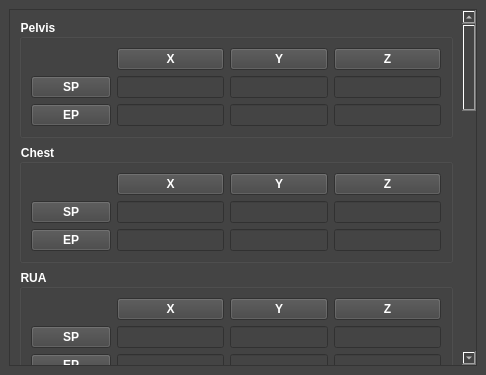
<?xml version="1.0" encoding="UTF-8"?>
<ui version="4.0">
 <class>anatomicalInputs</class>
 <widget class="QMainWindow" name="anatomicalInputs">
  <property name="geometry">
   <rect>
    <x>0</x>
    <y>0</y>
    <width>486</width>
    <height>375</height>
   </rect>
  </property>
  <property name="sizePolicy">
   <sizepolicy hsizetype="Fixed" vsizetype="Preferred">
    <horstretch>0</horstretch>
    <verstretch>0</verstretch>
   </sizepolicy>
  </property>
  <property name="minimumSize">
   <size>
    <width>486</width>
    <height>375</height>
   </size>
  </property>
  <property name="maximumSize">
   <size>
    <width>486</width>
    <height>16777215</height>
   </size>
  </property>
  <property name="font">
   <font>
    <pointsize>9</pointsize>
    <bold>true</bold>
   </font>
  </property>
  <property name="windowTitle">
   <string>Anatomical Inputs</string>
  </property>
  <property name="styleSheet">
   <string notr="true">color: rgb(255, 255, 255);
background-color: rgb(68, 68, 68);</string>
  </property>
  <widget class="QWidget" name="centralwidget">
   <layout class="QGridLayout" name="gridLayout">
    <item row="0" column="0">
     <widget class="QScrollArea" name="scrollArea">
      <property name="sizePolicy">
       <sizepolicy hsizetype="Fixed" vsizetype="Preferred">
        <horstretch>0</horstretch>
        <verstretch>0</verstretch>
       </sizepolicy>
      </property>
      <property name="minimumSize">
       <size>
        <width>468</width>
        <height>0</height>
       </size>
      </property>
      <property name="font">
       <font>
        <pointsize>9</pointsize>
        <bold>true</bold>
       </font>
      </property>
      <property name="widgetResizable">
       <bool>true</bool>
      </property>
      <widget class="QWidget" name="scrollAreaWidgetContents">
       <property name="geometry">
        <rect>
         <x>0</x>
         <y>0</y>
         <width>452</width>
         <height>1407</height>
        </rect>
       </property>
       <layout class="QGridLayout" name="gridLayout_13">
        <item row="2" column="0">
         <widget class="QGroupBox" name="RUA_groupBox">
          <property name="font">
           <font>
            <pointsize>9</pointsize>
            <bold>true</bold>
           </font>
          </property>
          <property name="title">
           <string>RUA</string>
          </property>
          <layout class="QGridLayout" name="gridLayout_4">
           <item row="0" column="1" colspan="2">
            <widget class="QPushButton" name="RUA_X_Button">
             <property name="text">
              <string>X</string>
             </property>
            </widget>
           </item>
           <item row="0" column="3" colspan="3">
            <widget class="QPushButton" name="RUA_Y_Button">
             <property name="text">
              <string>Y</string>
             </property>
            </widget>
           </item>
           <item row="1" column="0">
            <widget class="QPushButton" name="RUA_SP_Button">
             <property name="text">
              <string>SP</string>
             </property>
            </widget>
           </item>
           <item row="1" column="1" colspan="2">
            <widget class="QLineEdit" name="RUA_sp_x"/>
           </item>
           <item row="1" column="3" colspan="3">
            <widget class="QLineEdit" name="RUA_sp_y"/>
           </item>
           <item row="1" column="6" colspan="2">
            <widget class="QLineEdit" name="RUA_sp_z"/>
           </item>
           <item row="0" column="6" colspan="2">
            <widget class="QPushButton" name="RUA_Z_Button">
             <property name="text">
              <string>Z</string>
             </property>
            </widget>
           </item>
           <item row="2" column="0">
            <widget class="QPushButton" name="RUA_EP_Button">
             <property name="text">
              <string>EP</string>
             </property>
            </widget>
           </item>
           <item row="2" column="1" colspan="2">
            <widget class="QLineEdit" name="RUA_ep_x"/>
           </item>
           <item row="2" column="3" colspan="3">
            <widget class="QLineEdit" name="RUA_ep_y"/>
           </item>
           <item row="2" column="6" colspan="2">
            <widget class="QLineEdit" name="RUA_ep_z"/>
           </item>
          </layout>
         </widget>
        </item>
        <item row="5" column="0">
         <widget class="QGroupBox" name="LLA_groupBox">
          <property name="font">
           <font>
            <pointsize>9</pointsize>
            <bold>true</bold>
           </font>
          </property>
          <property name="title">
           <string>LLA</string>
          </property>
          <layout class="QGridLayout" name="gridLayout_7">
           <item row="0" column="1" colspan="2">
            <widget class="QPushButton" name="LLA_X_Button">
             <property name="text">
              <string>X</string>
             </property>
            </widget>
           </item>
           <item row="0" column="3" colspan="3">
            <widget class="QPushButton" name="LLA_Y_Button">
             <property name="text">
              <string>Y</string>
             </property>
            </widget>
           </item>
           <item row="1" column="0">
            <widget class="QPushButton" name="LLA_SP_Button">
             <property name="text">
              <string>SP</string>
             </property>
            </widget>
           </item>
           <item row="1" column="1" colspan="2">
            <widget class="QLineEdit" name="LLA_sp_x"/>
           </item>
           <item row="1" column="3" colspan="3">
            <widget class="QLineEdit" name="LLA_sp_y"/>
           </item>
           <item row="1" column="6" colspan="2">
            <widget class="QLineEdit" name="LLA_sp_z"/>
           </item>
           <item row="0" column="6" colspan="2">
            <widget class="QPushButton" name="LLA_Z_Button">
             <property name="text">
              <string>Z</string>
             </property>
            </widget>
           </item>
           <item row="2" column="0">
            <widget class="QPushButton" name="LLA_EP_Button">
             <property name="text">
              <string>EP</string>
             </property>
            </widget>
           </item>
           <item row="2" column="1" colspan="2">
            <widget class="QLineEdit" name="LLA_ep_x"/>
           </item>
           <item row="2" column="3" colspan="3">
            <widget class="QLineEdit" name="LLA_ep_y"/>
           </item>
           <item row="2" column="6" colspan="2">
            <widget class="QLineEdit" name="LLA_ep_z"/>
           </item>
          </layout>
         </widget>
        </item>
        <item row="8" column="0">
         <widget class="QGroupBox" name="LUL_groupBox">
          <property name="font">
           <font>
            <pointsize>9</pointsize>
            <bold>true</bold>
           </font>
          </property>
          <property name="title">
           <string>LUL</string>
          </property>
          <layout class="QGridLayout" name="gridLayout_10">
           <item row="0" column="1" colspan="2">
            <widget class="QPushButton" name="LUL_X_Button">
             <property name="text">
              <string>X</string>
             </property>
            </widget>
           </item>
           <item row="0" column="3" colspan="3">
            <widget class="QPushButton" name="LUL_Y_Button">
             <property name="text">
              <string>Y</string>
             </property>
            </widget>
           </item>
           <item row="1" column="0">
            <widget class="QPushButton" name="LUL_SP_Button">
             <property name="text">
              <string>SP</string>
             </property>
            </widget>
           </item>
           <item row="1" column="1" colspan="2">
            <widget class="QLineEdit" name="LUL_sp_x"/>
           </item>
           <item row="1" column="3" colspan="3">
            <widget class="QLineEdit" name="LUL_sp_y"/>
           </item>
           <item row="1" column="6" colspan="2">
            <widget class="QLineEdit" name="LUL_sp_z"/>
           </item>
           <item row="0" column="6" colspan="2">
            <widget class="QPushButton" name="LUL_Z_Button">
             <property name="text">
              <string>Z</string>
             </property>
            </widget>
           </item>
           <item row="2" column="0">
            <widget class="QPushButton" name="LUL_EP_Button">
             <property name="text">
              <string>EP</string>
             </property>
            </widget>
           </item>
           <item row="2" column="1" colspan="2">
            <widget class="QLineEdit" name="LUL_ep_x"/>
           </item>
           <item row="2" column="3" colspan="3">
            <widget class="QLineEdit" name="LUL_ep_y"/>
           </item>
           <item row="2" column="6" colspan="2">
            <widget class="QLineEdit" name="LUL_ep_z"/>
           </item>
          </layout>
         </widget>
        </item>
        <item row="4" column="0">
         <widget class="QGroupBox" name="LUA_groupBox">
          <property name="font">
           <font>
            <pointsize>9</pointsize>
            <bold>true</bold>
           </font>
          </property>
          <property name="title">
           <string>LUA</string>
          </property>
          <layout class="QGridLayout" name="gridLayout_6">
           <item row="0" column="1" colspan="2">
            <widget class="QPushButton" name="LUA_X_Button">
             <property name="text">
              <string>X</string>
             </property>
            </widget>
           </item>
           <item row="0" column="3" colspan="3">
            <widget class="QPushButton" name="LUA_Y_Button">
             <property name="text">
              <string>Y</string>
             </property>
            </widget>
           </item>
           <item row="1" column="0">
            <widget class="QPushButton" name="LUA_SP_Button">
             <property name="text">
              <string>SP</string>
             </property>
            </widget>
           </item>
           <item row="1" column="1" colspan="2">
            <widget class="QLineEdit" name="LUA_sp_x"/>
           </item>
           <item row="1" column="3" colspan="3">
            <widget class="QLineEdit" name="LUA_sp_y"/>
           </item>
           <item row="1" column="6" colspan="2">
            <widget class="QLineEdit" name="LUA_sp_z"/>
           </item>
           <item row="0" column="6" colspan="2">
            <widget class="QPushButton" name="LUA_Z_Button">
             <property name="text">
              <string>Z</string>
             </property>
            </widget>
           </item>
           <item row="2" column="0">
            <widget class="QPushButton" name="LUA_EP_Button">
             <property name="text">
              <string>EP</string>
             </property>
            </widget>
           </item>
           <item row="2" column="1" colspan="2">
            <widget class="QLineEdit" name="LUA_ep_x"/>
           </item>
           <item row="2" column="3" colspan="3">
            <widget class="QLineEdit" name="LUA_ep_y"/>
           </item>
           <item row="2" column="6" colspan="2">
            <widget class="QLineEdit" name="LUA_ep_z"/>
           </item>
          </layout>
         </widget>
        </item>
        <item row="9" column="0">
         <widget class="QGroupBox" name="groupBox_10">
          <property name="font">
           <font>
            <pointsize>9</pointsize>
            <bold>true</bold>
           </font>
          </property>
          <property name="title">
           <string>LLL</string>
          </property>
          <layout class="QGridLayout" name="gridLayout_11">
           <item row="0" column="1" colspan="2">
            <widget class="QPushButton" name="LLL_X_Button">
             <property name="text">
              <string>X</string>
             </property>
            </widget>
           </item>
           <item row="0" column="3" colspan="3">
            <widget class="QPushButton" name="LLL_Y_Button">
             <property name="text">
              <string>Y</string>
             </property>
            </widget>
           </item>
           <item row="1" column="0">
            <widget class="QPushButton" name="LLL_SP_Button">
             <property name="text">
              <string>SP</string>
             </property>
            </widget>
           </item>
           <item row="1" column="1" colspan="2">
            <widget class="QLineEdit" name="LLL_sp_x"/>
           </item>
           <item row="1" column="3" colspan="3">
            <widget class="QLineEdit" name="LLL_sp_y"/>
           </item>
           <item row="1" column="6" colspan="2">
            <widget class="QLineEdit" name="LLL_sp_z"/>
           </item>
           <item row="0" column="6" colspan="2">
            <widget class="QPushButton" name="LLL_Z_Button">
             <property name="text">
              <string>Z</string>
             </property>
            </widget>
           </item>
           <item row="2" column="0">
            <widget class="QPushButton" name="LLL_EP_Button">
             <property name="text">
              <string>EP</string>
             </property>
            </widget>
           </item>
           <item row="2" column="1" colspan="2">
            <widget class="QLineEdit" name="LLL_ep_x"/>
           </item>
           <item row="2" column="3" colspan="3">
            <widget class="QLineEdit" name="LLL_ep_y"/>
           </item>
           <item row="2" column="6" colspan="2">
            <widget class="QLineEdit" name="LLL_ep_z"/>
           </item>
          </layout>
         </widget>
        </item>
        <item row="10" column="0">
         <widget class="QGroupBox" name="groupBox_11">
          <property name="sizePolicy">
           <sizepolicy hsizetype="Preferred" vsizetype="Fixed">
            <horstretch>0</horstretch>
            <verstretch>0</verstretch>
           </sizepolicy>
          </property>
          <property name="title">
           <string/>
          </property>
          <layout class="QGridLayout" name="gridLayout_12">
           <item row="0" column="5">
            <widget class="QPushButton" name="euler_clear_Button">
             <property name="sizePolicy">
              <sizepolicy hsizetype="Fixed" vsizetype="Fixed">
               <horstretch>0</horstretch>
               <verstretch>0</verstretch>
              </sizepolicy>
             </property>
             <property name="minimumSize">
              <size>
               <width>0</width>
               <height>25</height>
              </size>
             </property>
             <property name="font">
              <font>
               <pointsize>9</pointsize>
               <bold>true</bold>
              </font>
             </property>
             <property name="text">
              <string>Clear</string>
             </property>
            </widget>
           </item>
           <item row="0" column="3">
            <widget class="QLineEdit" name="noOf_frames">
             <property name="sizePolicy">
              <sizepolicy hsizetype="Fixed" vsizetype="Fixed">
               <horstretch>0</horstretch>
               <verstretch>0</verstretch>
              </sizepolicy>
             </property>
             <property name="font">
              <font>
               <pointsize>9</pointsize>
              </font>
             </property>
            </widget>
           </item>
           <item row="0" column="2">
            <widget class="QLabel" name="fameCount_label">
             <property name="sizePolicy">
              <sizepolicy hsizetype="Fixed" vsizetype="Preferred">
               <horstretch>0</horstretch>
               <verstretch>0</verstretch>
              </sizepolicy>
             </property>
             <property name="font">
              <font>
               <pointsize>9</pointsize>
               <bold>true</bold>
              </font>
             </property>
             <property name="text">
              <string>No. of 
Frames</string>
             </property>
            </widget>
           </item>
           <item row="0" column="6">
            <widget class="QPushButton" name="euler_submit_Button">
             <property name="sizePolicy">
              <sizepolicy hsizetype="Fixed" vsizetype="Fixed">
               <horstretch>0</horstretch>
               <verstretch>0</verstretch>
              </sizepolicy>
             </property>
             <property name="font">
              <font>
               <pointsize>9</pointsize>
               <bold>true</bold>
              </font>
             </property>
             <property name="text">
              <string>Submit</string>
             </property>
            </widget>
           </item>
          </layout>
         </widget>
        </item>
        <item row="6" column="0">
         <widget class="QGroupBox" name="RUL_groupBox">
          <property name="font">
           <font>
            <pointsize>9</pointsize>
            <bold>true</bold>
           </font>
          </property>
          <property name="title">
           <string>RUL</string>
          </property>
          <layout class="QGridLayout" name="gridLayout_8">
           <item row="0" column="1" colspan="2">
            <widget class="QPushButton" name="RUL_X_Button">
             <property name="text">
              <string>X</string>
             </property>
            </widget>
           </item>
           <item row="0" column="3" colspan="3">
            <widget class="QPushButton" name="RUL_Y_Button">
             <property name="text">
              <string>Y</string>
             </property>
            </widget>
           </item>
           <item row="1" column="0">
            <widget class="QPushButton" name="RUL_SP_Button">
             <property name="text">
              <string>SP</string>
             </property>
            </widget>
           </item>
           <item row="1" column="1" colspan="2">
            <widget class="QLineEdit" name="RUL_sp_x"/>
           </item>
           <item row="1" column="3" colspan="3">
            <widget class="QLineEdit" name="RUL_sp_y"/>
           </item>
           <item row="1" column="6" colspan="2">
            <widget class="QLineEdit" name="RUL_sp_z"/>
           </item>
           <item row="0" column="6" colspan="2">
            <widget class="QPushButton" name="RUL_Z_Button">
             <property name="text">
              <string>Z</string>
             </property>
            </widget>
           </item>
           <item row="2" column="0">
            <widget class="QPushButton" name="RUL_EP_Button">
             <property name="text">
              <string>EP</string>
             </property>
            </widget>
           </item>
           <item row="2" column="1" colspan="2">
            <widget class="QLineEdit" name="RUL_ep_x"/>
           </item>
           <item row="2" column="3" colspan="3">
            <widget class="QLineEdit" name="RUL_ep_y"/>
           </item>
           <item row="2" column="6" colspan="2">
            <widget class="QLineEdit" name="RUL_ep_z"/>
           </item>
          </layout>
         </widget>
        </item>
        <item row="1" column="0">
         <widget class="QGroupBox" name="CH_groupBox">
          <property name="font">
           <font>
            <pointsize>9</pointsize>
            <bold>true</bold>
           </font>
          </property>
          <property name="title">
           <string>Chest</string>
          </property>
          <layout class="QGridLayout" name="gridLayout_3">
           <item row="0" column="1" colspan="2">
            <widget class="QPushButton" name="CH_X_Button">
             <property name="text">
              <string>X</string>
             </property>
            </widget>
           </item>
           <item row="0" column="3" colspan="3">
            <widget class="QPushButton" name="CH_Y_Button">
             <property name="text">
              <string>Y</string>
             </property>
            </widget>
           </item>
           <item row="1" column="0">
            <widget class="QPushButton" name="CH_SP_Button">
             <property name="text">
              <string>SP</string>
             </property>
            </widget>
           </item>
           <item row="1" column="1" colspan="2">
            <widget class="QLineEdit" name="CH_sp_x"/>
           </item>
           <item row="1" column="3" colspan="3">
            <widget class="QLineEdit" name="CH_sp_y"/>
           </item>
           <item row="1" column="6" colspan="2">
            <widget class="QLineEdit" name="CH_sp_z"/>
           </item>
           <item row="0" column="6" colspan="2">
            <widget class="QPushButton" name="CH_Z_Button">
             <property name="text">
              <string>Z</string>
             </property>
            </widget>
           </item>
           <item row="2" column="0">
            <widget class="QPushButton" name="CH_EP_Button">
             <property name="text">
              <string>EP</string>
             </property>
            </widget>
           </item>
           <item row="2" column="1" colspan="2">
            <widget class="QLineEdit" name="CH_ep_x"/>
           </item>
           <item row="2" column="3" colspan="3">
            <widget class="QLineEdit" name="CH_ep_y"/>
           </item>
           <item row="2" column="6" colspan="2">
            <widget class="QLineEdit" name="CH_ep_z"/>
           </item>
          </layout>
         </widget>
        </item>
        <item row="3" column="0">
         <widget class="QGroupBox" name="RLA_groupBox">
          <property name="font">
           <font>
            <pointsize>9</pointsize>
            <bold>true</bold>
           </font>
          </property>
          <property name="title">
           <string>RLA</string>
          </property>
          <layout class="QGridLayout" name="gridLayout_5">
           <item row="0" column="1" colspan="2">
            <widget class="QPushButton" name="RLA_X_Button">
             <property name="text">
              <string>X</string>
             </property>
            </widget>
           </item>
           <item row="0" column="3" colspan="3">
            <widget class="QPushButton" name="RLA_Y_Button">
             <property name="text">
              <string>Y</string>
             </property>
            </widget>
           </item>
           <item row="1" column="0">
            <widget class="QPushButton" name="RLA_SP_Button">
             <property name="text">
              <string>SP</string>
             </property>
            </widget>
           </item>
           <item row="1" column="1" colspan="2">
            <widget class="QLineEdit" name="RLA_sp_x"/>
           </item>
           <item row="1" column="3" colspan="3">
            <widget class="QLineEdit" name="RLA_sp_y"/>
           </item>
           <item row="1" column="6" colspan="2">
            <widget class="QLineEdit" name="RLA_sp_z"/>
           </item>
           <item row="0" column="6" colspan="2">
            <widget class="QPushButton" name="RLA_Z_Button">
             <property name="text">
              <string>Z</string>
             </property>
            </widget>
           </item>
           <item row="2" column="0">
            <widget class="QPushButton" name="RLA_EP_Button">
             <property name="text">
              <string>EP</string>
             </property>
            </widget>
           </item>
           <item row="2" column="1" colspan="2">
            <widget class="QLineEdit" name="RLA_ep_x"/>
           </item>
           <item row="2" column="3" colspan="3">
            <widget class="QLineEdit" name="RLA_ep_y"/>
           </item>
           <item row="2" column="6" colspan="2">
            <widget class="QLineEdit" name="RLA_ep_z"/>
           </item>
          </layout>
         </widget>
        </item>
        <item row="7" column="0">
         <widget class="QGroupBox" name="RLL_groupBox">
          <property name="font">
           <font>
            <pointsize>9</pointsize>
            <bold>true</bold>
           </font>
          </property>
          <property name="title">
           <string>RLL</string>
          </property>
          <layout class="QGridLayout" name="gridLayout_9">
           <item row="0" column="1" colspan="2">
            <widget class="QPushButton" name="RLL_X_Button">
             <property name="text">
              <string>X</string>
             </property>
            </widget>
           </item>
           <item row="0" column="3" colspan="3">
            <widget class="QPushButton" name="RLL_Y_Button">
             <property name="text">
              <string>Y</string>
             </property>
            </widget>
           </item>
           <item row="1" column="0">
            <widget class="QPushButton" name="RLL_SP_Button">
             <property name="text">
              <string>SP</string>
             </property>
            </widget>
           </item>
           <item row="1" column="1" colspan="2">
            <widget class="QLineEdit" name="RLL_sp_x"/>
           </item>
           <item row="1" column="3" colspan="3">
            <widget class="QLineEdit" name="RLL_sp_y"/>
           </item>
           <item row="1" column="6" colspan="2">
            <widget class="QLineEdit" name="RLL_sp_z"/>
           </item>
           <item row="0" column="6" colspan="2">
            <widget class="QPushButton" name="RLL_Z_Button">
             <property name="text">
              <string>Z</string>
             </property>
            </widget>
           </item>
           <item row="2" column="0">
            <widget class="QPushButton" name="RLL_EP_Button">
             <property name="text">
              <string>EP</string>
             </property>
            </widget>
           </item>
           <item row="2" column="1" colspan="2">
            <widget class="QLineEdit" name="RLL_ep_x"/>
           </item>
           <item row="2" column="3" colspan="3">
            <widget class="QLineEdit" name="RLL_ep_y"/>
           </item>
           <item row="2" column="6" colspan="2">
            <widget class="QLineEdit" name="RLL_ep_z"/>
           </item>
          </layout>
         </widget>
        </item>
        <item row="0" column="0">
         <widget class="QGroupBox" name="PL_groupBox">
          <property name="sizePolicy">
           <sizepolicy hsizetype="Fixed" vsizetype="Preferred">
            <horstretch>0</horstretch>
            <verstretch>0</verstretch>
           </sizepolicy>
          </property>
          <property name="minimumSize">
           <size>
            <width>10</width>
            <height>0</height>
           </size>
          </property>
          <property name="font">
           <font>
            <pointsize>9</pointsize>
            <bold>true</bold>
           </font>
          </property>
          <property name="title">
           <string>Pelvis</string>
          </property>
          <layout class="QGridLayout" name="gridLayout_2">
           <item row="0" column="1" colspan="2">
            <widget class="QPushButton" name="PL_X_Button">
             <property name="text">
              <string>X</string>
             </property>
            </widget>
           </item>
           <item row="0" column="3" colspan="3">
            <widget class="QPushButton" name="PL_Y_Button">
             <property name="text">
              <string>Y</string>
             </property>
            </widget>
           </item>
           <item row="1" column="0">
            <widget class="QPushButton" name="PL_SP_Button">
             <property name="sizePolicy">
              <sizepolicy hsizetype="Fixed" vsizetype="Fixed">
               <horstretch>0</horstretch>
               <verstretch>0</verstretch>
              </sizepolicy>
             </property>
             <property name="minimumSize">
              <size>
               <width>0</width>
               <height>0</height>
              </size>
             </property>
             <property name="text">
              <string>SP</string>
             </property>
            </widget>
           </item>
           <item row="1" column="1" colspan="2">
            <widget class="QLineEdit" name="PL_sp_x">
             <property name="sizePolicy">
              <sizepolicy hsizetype="Preferred" vsizetype="Fixed">
               <horstretch>0</horstretch>
               <verstretch>0</verstretch>
              </sizepolicy>
             </property>
            </widget>
           </item>
           <item row="1" column="3" colspan="3">
            <widget class="QLineEdit" name="PL_sp_y"/>
           </item>
           <item row="1" column="6" colspan="2">
            <widget class="QLineEdit" name="PL_sp_z"/>
           </item>
           <item row="0" column="6" colspan="2">
            <widget class="QPushButton" name="PL_Z_Button">
             <property name="text">
              <string>Z</string>
             </property>
            </widget>
           </item>
           <item row="2" column="0">
            <widget class="QPushButton" name="PL_EP_Button">
             <property name="text">
              <string>EP</string>
             </property>
            </widget>
           </item>
           <item row="2" column="1" colspan="2">
            <widget class="QLineEdit" name="PL_ep_x"/>
           </item>
           <item row="2" column="3" colspan="3">
            <widget class="QLineEdit" name="PL_ep_y"/>
           </item>
           <item row="2" column="6" colspan="2">
            <widget class="QLineEdit" name="PL_ep_z"/>
           </item>
          </layout>
         </widget>
        </item>
       </layout>
      </widget>
     </widget>
    </item>
   </layout>
  </widget>
 </widget>
 <resources/>
 <connections/>
</ui>
